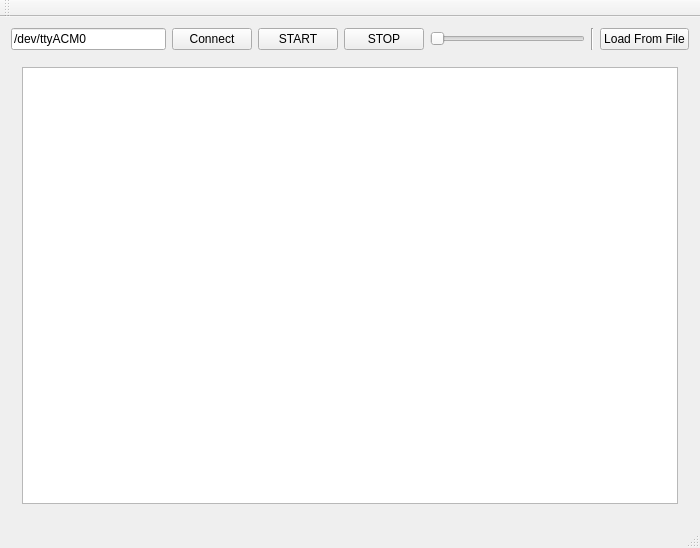
<?xml version="1.0" encoding="UTF-8"?>
<ui version="4.0">
 <class>MainWindow</class>
 <widget class="QMainWindow" name="MainWindow">
  <property name="geometry">
   <rect>
    <x>0</x>
    <y>0</y>
    <width>700</width>
    <height>548</height>
   </rect>
  </property>
  <property name="windowTitle">
   <string>MainWindow</string>
  </property>
  <widget class="QWidget" name="centralWidget">
   <layout class="QVBoxLayout" name="verticalLayout">
    <item>
     <layout class="QHBoxLayout" name="horizontalLayout_2">
      <property name="topMargin">
       <number>0</number>
      </property>
      <item>
       <widget class="QLineEdit" name="controlDeviceLineEdit">
        <property name="text">
         <string>/dev/ttyACM0</string>
        </property>
       </widget>
      </item>
      <item>
       <widget class="QPushButton" name="connectButton">
        <property name="text">
         <string>Connect</string>
        </property>
       </widget>
      </item>
      <item>
       <widget class="QPushButton" name="startButton">
        <property name="text">
         <string>START</string>
        </property>
       </widget>
      </item>
      <item>
       <widget class="QPushButton" name="stopButton">
        <property name="text">
         <string>STOP</string>
        </property>
       </widget>
      </item>
      <item>
       <widget class="QSlider" name="horizontalSlider">
        <property name="minimum">
         <number>1</number>
        </property>
        <property name="maximum">
         <number>10</number>
        </property>
        <property name="pageStep">
         <number>1</number>
        </property>
        <property name="tracking">
         <bool>false</bool>
        </property>
        <property name="orientation">
         <enum>Qt::Horizontal</enum>
        </property>
       </widget>
      </item>
      <item>
       <widget class="Line" name="line">
        <property name="orientation">
         <enum>Qt::Vertical</enum>
        </property>
       </widget>
      </item>
      <item>
       <widget class="QPushButton" name="loadFromFileButton">
        <property name="text">
         <string>Load From File</string>
        </property>
       </widget>
      </item>
     </layout>
    </item>
    <item>
     <widget class="QWidget" name="widget" native="true">
      <layout class="QHBoxLayout" name="horizontalLayout">
       <item>
        <widget class="QGraphicsView" name="thrustGraphicsView"/>
       </item>
      </layout>
     </widget>
    </item>
   </layout>
  </widget>
  <widget class="QMenuBar" name="menuBar">
   <property name="geometry">
    <rect>
     <x>0</x>
     <y>0</y>
     <width>700</width>
     <height>25</height>
    </rect>
   </property>
  </widget>
  <widget class="QToolBar" name="mainToolBar">
   <attribute name="toolBarArea">
    <enum>TopToolBarArea</enum>
   </attribute>
   <attribute name="toolBarBreak">
    <bool>false</bool>
   </attribute>
  </widget>
  <widget class="QStatusBar" name="statusBar"/>
 </widget>
 <layoutdefault spacing="6" margin="11"/>
 <resources/>
 <connections/>
</ui>
